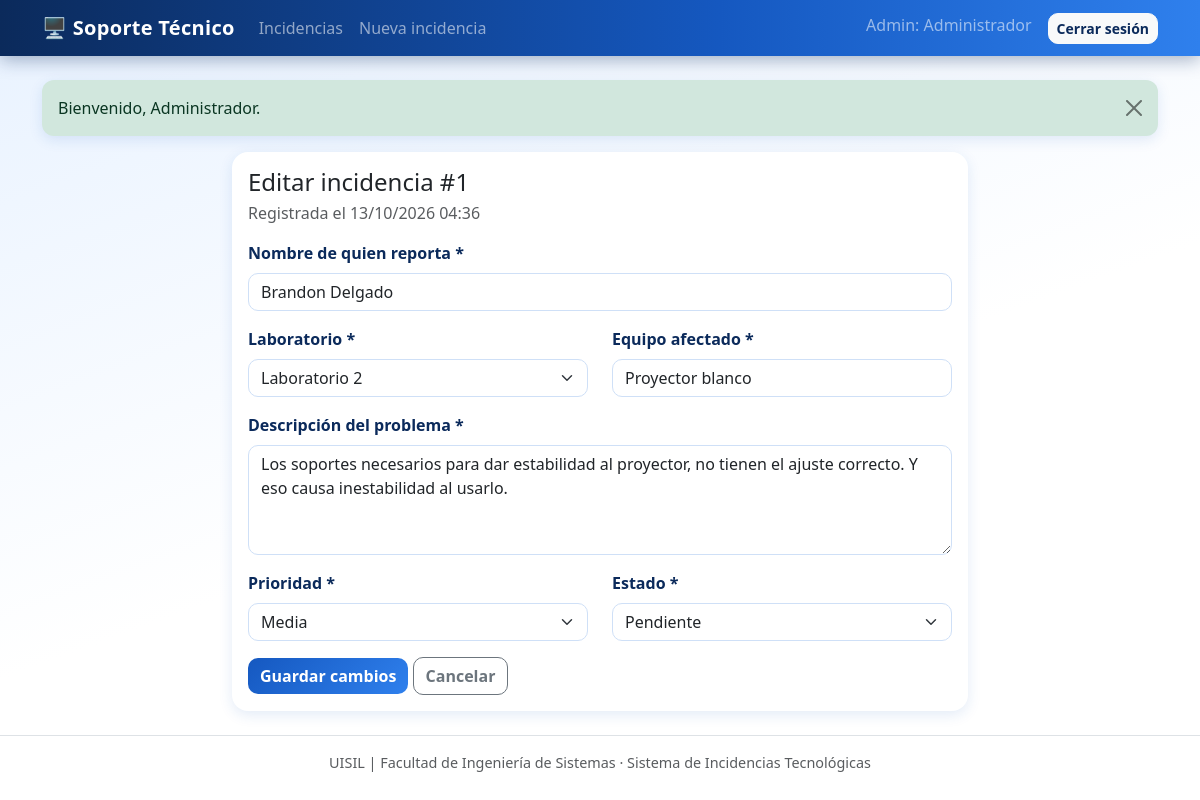
Page /editar.php?id=1 (signed in) on the committed database.
### tables this page shows
CREATE TABLE `incidencias` (
  `id` int(11) NOT NULL,
  `reportante` varchar(100) NOT NULL,
  `laboratorio` varchar(50) NOT NULL,
  `equipo` varchar(100) NOT NULL,
  `descripcion` text NOT NULL,
  `prioridad` enum('Baja','Media','Alta') NOT NULL,
  `estado` enum('Pendiente','En proceso','Resuelta') NOT NULL,
  `fecha_registro` timestamp NOT NULL DEFAULT current_timestamp()
);

### includes/auth.php (called while the page is built, shortened)
<?php
function e($valor) {
    return htmlspecialchars($valor ?? '', ENT_QUOTES, 'UTF-8');
}

### config/conexion.php (called while the page is built, shortened)
<?php
$LABORATORIOS = ["Laboratorio 1", "Laboratorio 2", "Laboratorio 3", "Laboratorio 4"];
$PRIORIDADES  = ["Baja", "Media", "Alta"];
$ESTADOS      = ["Pendiente", "En proceso", "Resuelta"];

### editar.php (the view, shortened to what this page needs)
<?php
require_once 'config/conexion.php';
require_once 'includes/auth.php';
$id = (int)($_GET['id'] ?? $_POST['id'] ?? 0);
$stmt = $conexion->prepare("SELECT * FROM incidencias WHERE id = ?");
$stmt->bind_param("i", $id);
$stmt->execute();
$incidencia = $stmt->get_result()->fetch_assoc();
$datos = $incidencia;
include 'includes/header.php';
?>
<div class="row justify-content-center">
  <div class="col-lg-8">
    <div class="card">
      <div class="card-body">
        <h2 class="h4 mb-1">Editar incidencia #<?= (int)$id ?></h2>
        <p class="text-muted">Registrada el <?= e(date('d/m/Y H:i', strtotime($incidencia['fecha_registro']))) ?></p>
        <form method="post" novalidate>
          <div class="mb-3">
            <label class="form-label">Nombre de quien reporta *</label>
            <input type="text" name="reportante" class="form-control" maxlength="100" value="<?= e($datos['reportante']) ?>">
          </div>
          <div class="row">
            <div class="col-md-6 mb-3">
              <label class="form-label">Laboratorio *</label>
              <select name="laboratorio" class="form-select">
                <?php foreach ($LABORATORIOS as $l): ?>
                  <option value="<?= e($l) ?>" <?= $datos['laboratorio'] === $l ? 'selected' : '' ?>><?= e($l) ?></option>
                <?php endforeach; ?>
              </select>
            </div>
            <div class="col-md-6 mb-3">
              <label class="form-label">Equipo afectado *</label>
              <input type="text" name="equipo" class="form-control" maxlength="100" value="<?= e($datos['equipo']) ?>">
            </div>
          </div>
          <div class="mb-3">
            <label class="form-label">Descripción del problema *</label>
            <textarea name="descripcion" rows="4" class="form-control"><?= e($datos['descripcion']) ?></textarea>
          </div>
          <div class="row">
            <div class="col-md-6 mb-3">
              <label class="form-label">Prioridad *</label>
              <select name="prioridad" class="form-select">
                <?php foreach ($PRIORIDADES as $p): ?>
                  <option value="<?= e($p) ?>" <?= $datos['prioridad'] === $p ? 'selected' : '' ?>><?= e($p) ?></option>
                <?php endforeach; ?>
              </select>
            </div>
            <div class="col-md-6 mb-3">
              <label class="form-label">Estado *</label>
              <select name="estado" class="form-select">
                <?php foreach ($ESTADOS as $s): ?>
                  <option value="<?= e($s) ?>" <?= $datos['estado'] === $s ? 'selected' : '' ?>><?= e($s) ?></option>
                <?php endforeach; ?>
              </select>
            </div>
          </div>
          <button type="submit" class="btn btn-primary">Guardar cambios</button>
          <a href="index.php" class="btn btn-outline-secondary">Cancelar</a>
        </form>
      </div>
    </div>
  </div>
</div>
<?php include 'includes/footer.php'; ?>

### css/estilos.css (style rules this page uses)
:root { --azul-900: #0b2a5b; --azul-700: #1558c0; --azul-500: #2f80ed; --azul-300: #8ec1ff; --azul-100: #e8f2ff; --blanco: #ffffff; --texto: #1c2b45; --sombra: 0 4px 14px rgba(21, 88, 192, .12); --sombra-fuerte: 0 12px 28px rgba(21, 88, 192, .25); --transicion: .25s cubic-bezier(.2, .8, .2, 1); }
body { background: linear-gradient(160deg, var(--azul-100) 0%, var(--blanco) 55%); background-attachment: fixed; color: var(--texto); font-family: "Segoe UI", system-ui, -apple-system, Roboto, sans-serif; min-height: 100vh; }
main > * { animation: aparecer .5s ease both; }
main > *:nth-child(2) { animation-delay: .08s; }
h2 { color: var(--azul-900); font-weight: 700; }
.card { border: 0; border-radius: 16px; background: var(--blanco); box-shadow: var(--sombra); transition: transform var(--transicion), box-shadow var(--transicion); }
.btn { border-radius: 10px; font-weight: 600; transition: transform var(--transicion), box-shadow var(--transicion), background-color var(--transicion), color var(--transicion); }
.btn-primary { background: linear-gradient(135deg, var(--azul-700), var(--azul-500)); border: 0; }
.form-label { font-weight: 600; color: var(--azul-900); }
.form-control, .form-select { border-radius: 10px; border: 1.5px solid #cfe0f7; transition: transform var(--transicion), border-color var(--transicion), box-shadow var(--transicion); }

### rows in the picture
incidencias: fecha_registro "13/10/2026 04:36", reportante "Brandon Delgado", equipo "Proyector blanco", descripcion "Los soportes necesarios para dar estabilidad al proyector, no tienen el ajuste correcto. Y eso causa inestabilidad al usarlo."

### other values in the picture
$_SESSION['usuario_nombre'] "Administrador"
$_SESSION['msg'][1] "Bienvenido, Administrador."
$id "1"
form field laboratorio "Laboratorio 2"
form field prioridad "Media"
form field estado "Pendiente"
